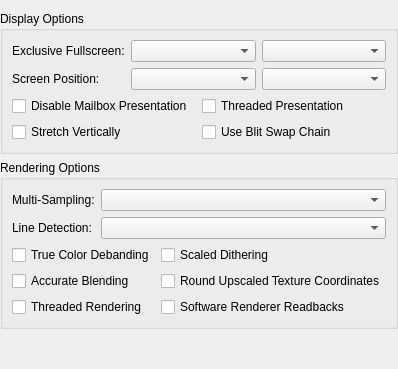
     <widget class="QWidget" name="advancedTab">
      <attribute name="title">
       <string>Advanced</string>
      </attribute>
      <layout class="QVBoxLayout" name="verticalLayout">
       <property name="leftMargin">
        <number>0</number>
       </property>
       <property name="rightMargin">
        <number>0</number>
       </property>
       <property name="bottomMargin">
        <number>0</number>
       </property>
       <item>
        <widget class="QGroupBox" name="groupBox_2">
         <property name="title">
          <string>Display Options</string>
         </property>
         <layout class="QFormLayout" name="formLayout_7">
          <item row="0" column="0">
           <widget class="QLabel" name="exclusiveFullscreenLabel">
            <property name="text">
             <string>Exclusive Fullscreen:</string>
            </property>
           </widget>
          </item>
          <item row="0" column="1">
           <layout class="QHBoxLayout" name="horizontalLayout_8">
            <item>
             <widget class="QComboBox" name="fullscreenMode"/>
            </item>
            <item>
             <widget class="QComboBox" name="exclusiveFullscreenControl"/>
            </item>
           </layout>
          </item>
          <item row="1" column="0">
           <widget class="QLabel" name="label_11">
            <property name="text">
             <string>Screen Position:</string>
            </property>
           </widget>
          </item>
          <item row="2" column="0" colspan="2">
           <layout class="QGridLayout" name="advancedDisplayOptionsLayout">
            <item row="0" column="0">
             <widget class="QCheckBox" name="disableMailboxPresentation">
              <property name="text">
               <string>Disable Mailbox Presentation</string>
              </property>
             </widget>
            </item>
            <item row="0" column="1">
             <widget class="QCheckBox" name="threadedPresentation">
              <property name="text">
               <string>Threaded Presentation</string>
              </property>
             </widget>
            </item>
            <item row="1" column="1">
             <widget class="QCheckBox" name="blitSwapChain">
              <property name="text">
               <string>Use Blit Swap Chain</string>
              </property>
             </widget>
            </item>
            <item row="1" column="0">
             <widget class="QCheckBox" name="stretchDisplayVertically">
              <property name="text">
               <string>Stretch Vertically</string>
              </property>
             </widget>
            </item>
           </layout>
          </item>
          <item row="1" column="1">
           <layout class="QHBoxLayout" name="horizontalLayout">
            <item>
             <widget class="QComboBox" name="displayAlignment"/>
            </item>
            <item>
             <widget class="QComboBox" name="displayRotation"/>
            </item>
           </layout>
          </item>
         </layout>
        </widget>
       </item>
       <item>
        <widget class="QGroupBox" name="groupBox">
         <property name="title">
          <string>Rendering Options</string>
         </property>
         <layout class="QFormLayout" name="formLayout_6">
          <item row="1" column="0">
           <widget class="QLabel" name="gpuLineDetectModeLabel">
            <property name="text">
             <string>Line Detection:</string>
            </property>
           </widget>
          </item>
          <item row="1" column="1">
           <widget class="QComboBox" name="gpuLineDetectMode"/>
          </item>
          <item row="2" column="0" colspan="2">
           <layout class="QGridLayout" name="gridLayout_5">
            <item row="0" column="1">
             <widget class="QCheckBox" name="scaledDithering">
              <property name="text">
               <string>Scaled Dithering</string>
              </property>
             </widget>
            </item>
            <item row="0" column="0">
             <widget class="QCheckBox" name="debanding">
              <property name="text">
               <string>True Color Debanding</string>
              </property>
             </widget>
            </item>
            <item row="2" column="1">
             <widget class="QCheckBox" name="useSoftwareRendererForReadbacks">
              <property name="text">
               <string>Software Renderer Readbacks</string>
              </property>
             </widget>
            </item>
            <item row="1" column="1">
             <widget class="QCheckBox" name="forceRoundedTexcoords">
              <property name="text">
               <string>Round Upscaled Texture Coordinates</string>
              </property>
             </widget>
            </item>
            <item row="2" column="0">
             <widget class="QCheckBox" name="gpuThread">
              <property name="text">
               <string>Threaded Rendering</string>
              </property>
             </widget>
            </item>
            <item row="1" column="0">
             <widget class="QCheckBox" name="accurateBlending">
              <property name="text">
               <string>Accurate Blending</string>
              </property>
             </widget>
            </item>
           </layout>
          </item>
          <item row="0" column="0">
           <widget class="QLabel" name="msaaModeLabel">
            <property name="text">
             <string>Multi-Sampling:</string>
            </property>
           </widget>
          </item>
          <item row="0" column="1">
           <widget class="QComboBox" name="msaaMode"/>
          </item>
         </layout>
        </widget>
       </item>
       <item>
        <spacer name="verticalSpacer">
         <property name="orientation">
          <enum>Qt::Orientation::Vertical</enum>
         </property>
         <property name="sizeHint" stdset="0">
          <size>
           <width>20</width>
           <height>40</height>
          </size>
         </property>
        </spacer>
       </item>
      </layout>
     </widget>
